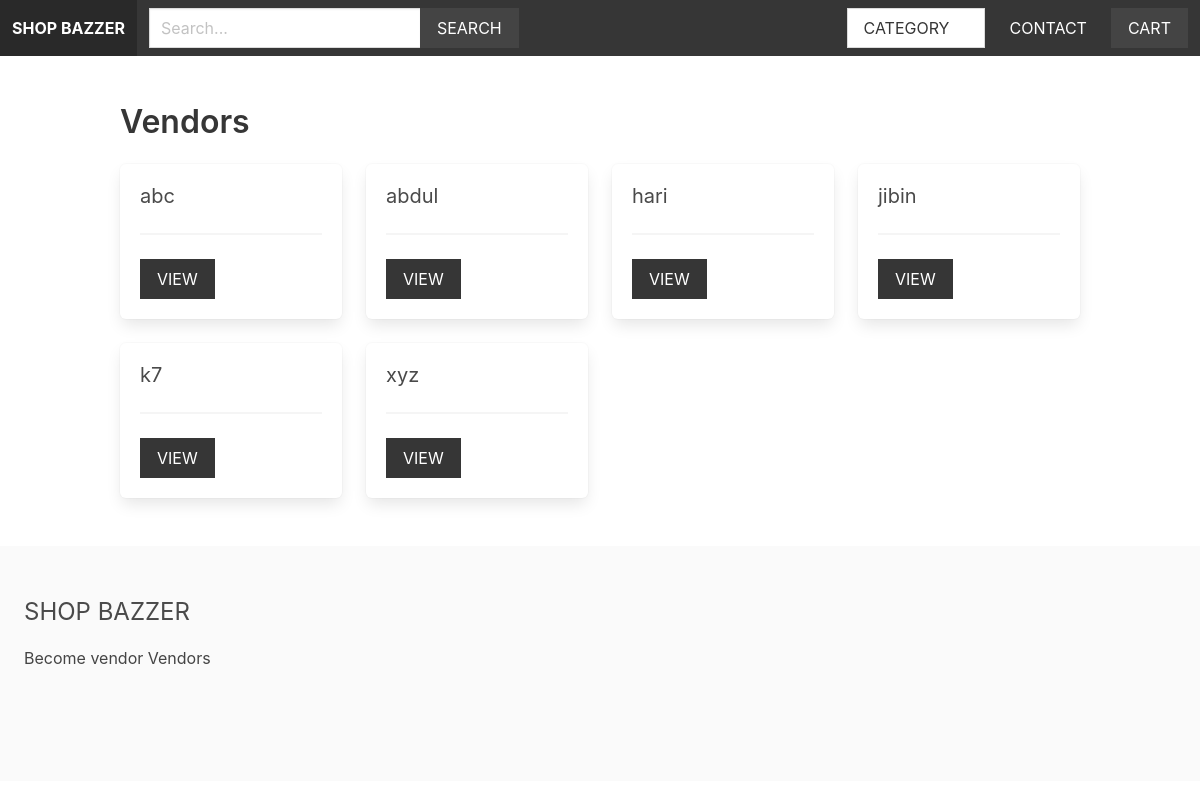
The app's page /vendors/ with its own data.
### apps/vendor/models.py (models this page shows, shortened)
class Vendor(models.Model):
    name = models.CharField(max_length=255)
    created_at = models.DateTimeField(auto_now_add=True)
    created_by = models.OneToOneField(User, related_name='vendor', on_delete=models.CASCADE)
    class Meta:
        ordering = ['name']

### apps/vendor/views.py (the view)
# urls.py: path('', views.vendors, name='vendors'),
def vendors(request):
    vendors = Vendor.objects.all()
    return render(request, 'vendor/vendors.html', {'vendors': vendors})

### apps/cart/cart.py (called while the page is built)
    def __len__(self):
        return sum(item['quantity'] for item in self.cart.values())

### apps/cart/context_processors.py (called while the page is built)
def cart(request):
    return {'cart': Cart(request)}

### apps/product/context_processors.py (called while the page is built)
def menu_categories(request):
    categories = Category.objects.all()
    return {'menu_categories': categories}

### apps/vendor/templates/vendor/vendors.html (shortened to what this page needs)
{% extends 'core/base.html' %}
{% block content %}
    <h1 class="title">Vendors</h1>
    <div class="columns is-multiline">
        {% for vendor in vendors %}
            <div class="column is-3">
                <div class="box">
                    <h2 class="subtitle">{{ vendor.name }}</h2>
                    <hr>
                    <a href="{% url 'vendor' vendor.id %}" class="button is-dark is-uppercase">View</a>
                </div>
            </div>
        {% endfor %}
    </div>
{% endblock %}

### static/styles/main.css (style rules this page uses)
.input, .button { border-radius: 0; }

### records on screen
Vendor: name "abc"
Vendor: name "abdul"
Vendor: name "hari"
Vendor: name "jibin"
Vendor: name "k7"
Vendor: name "xyz"
